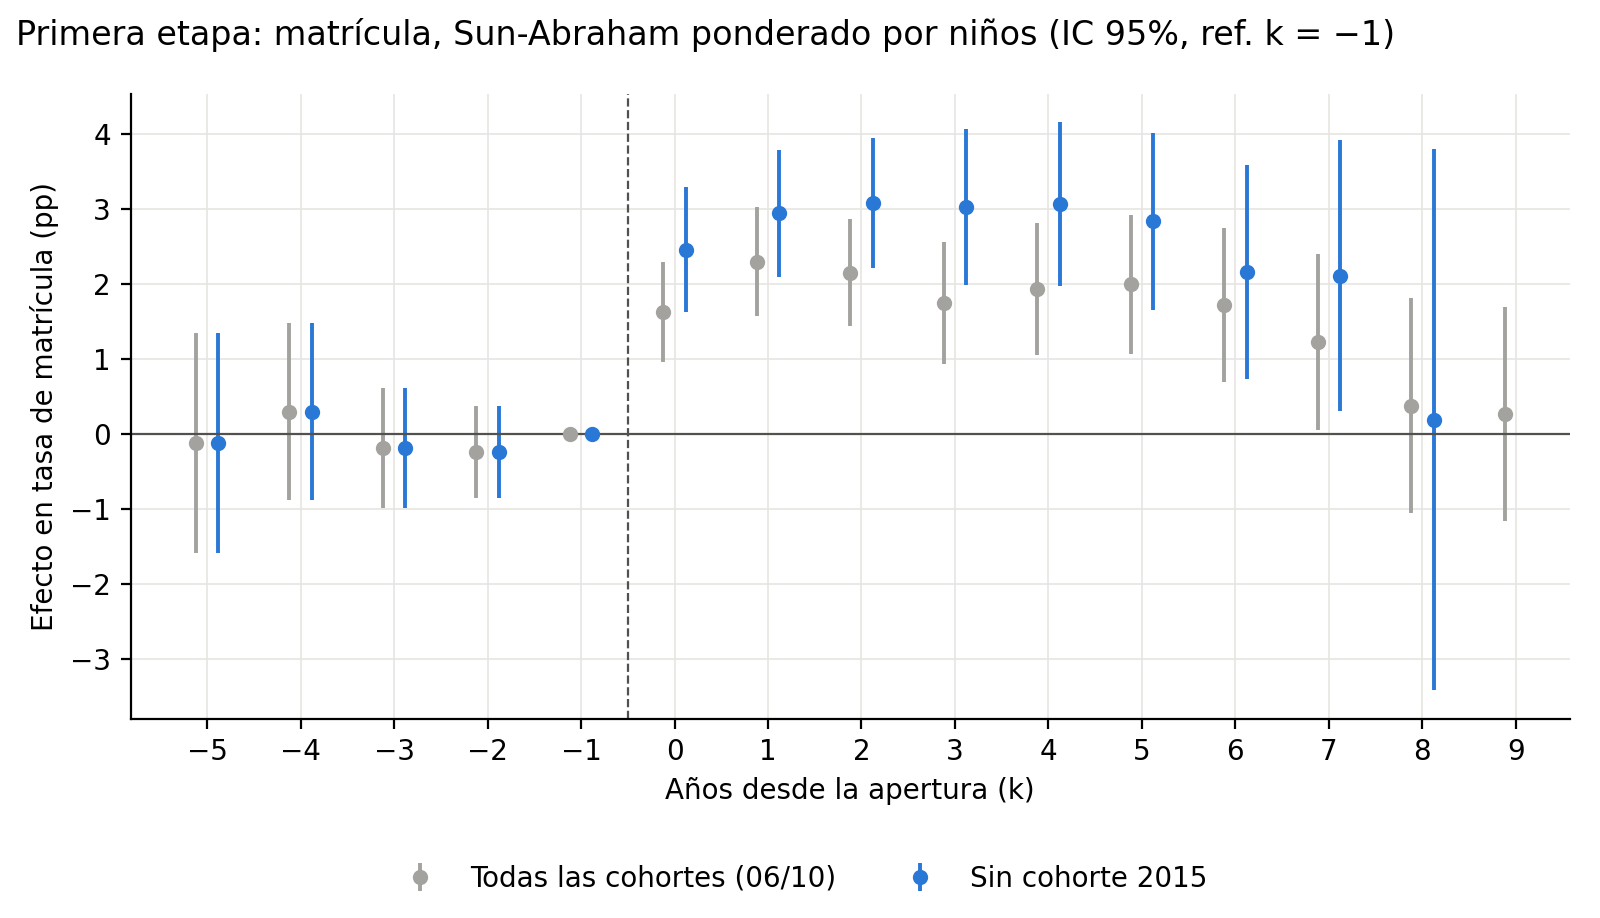

Python code for this plot:
# Primera etapa: SA ponderado, todas las cohortes (06/10) vs sin cohorte 2015 (14/10)
import os, pandas as pd, matplotlib.pyplot as plt
os.chdir(os.path.join(os.path.dirname(os.path.abspath(__file__)), '..'))  # corre desde RIS/20261014
plt.rcParams.update({'font.size':10,'axes.spines.top':False,'axes.spines.right':False,'axes.grid':True,'grid.color':'#e6e5e1','grid.linewidth':0.6})
AZUL, GRIS, GRISC = '#2a78d6', '#52514e', '#a3a29e'

full = pd.read_csv('../20261006/coefs_pe.csv')
s15 = pd.read_csv('coefs_pe_sin2015.csv')

fig, ax = plt.subplots(figsize=(8, 4.6))
for d, col, dx, lab in [(full, GRISC, -0.12, 'Todas las cohortes (06/10)'), (s15, AZUL, 0.12, 'Sin cohorte 2015')]:
    x = d[(d.modelo=='sa_w') & d.k.between(-5, 9)].sort_values('k')
    ax.errorbar(x.k + dx, 100*x.b, yerr=196*x.se, fmt='o', color=col, ms=4.5, elinewidth=1.4, capsize=0, label=lab)
    post = x[x.k >= 0]
    print(lab, 'promedio post k0-%d: %.2f pp' % (post.k.max(), 100*post.b.mean()), '| k0-7: %.2f pp' % (100*post[post.k <= 7].b.mean()))
ax.axhline(0, color=GRIS, lw=0.8)
ax.axvline(-0.5, color=GRIS, ls='--', lw=0.8)
ax.set_xticks(range(-5, 10)); ax.set_xlabel('Años desde la apertura (k)')
ax.set_ylabel('Efecto en tasa de matrícula (pp)')
h, l = ax.get_legend_handles_labels()
fig.legend(h, l, loc='lower center', ncol=2, frameon=False)
fig.suptitle('Primera etapa: matrícula, Sun-Abraham ponderado por niños (IC 95%, ref. k = −1)', x=0.01, ha='left')
fig.tight_layout(rect=(0, 0.09, 1, 1)); fig.savefig('graficos/pe_01_sin2015.png', dpi=200)
